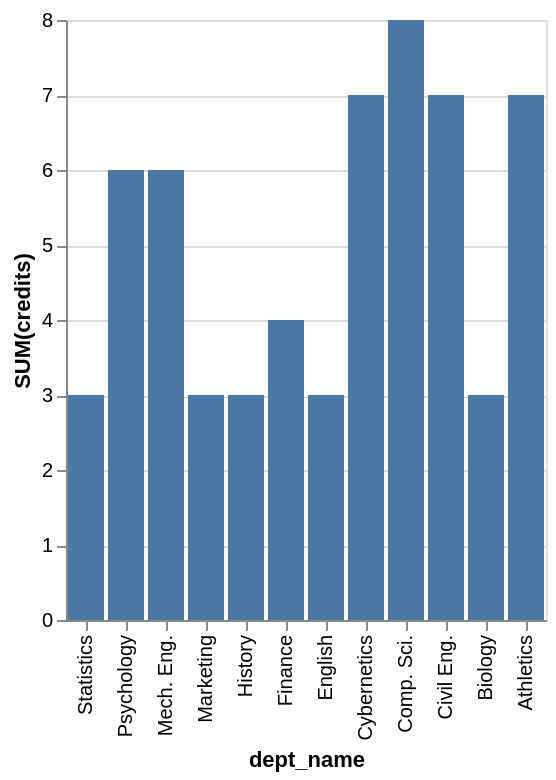

Write a Vega-Lite specification for this figure.
### Vega-Lite specification from a JSON file in a GitHub repository (floating-point values rounded to 4 significant figures)
{"data": {"values": [{"x_data": "Athletics", "y_data": 7}, {"x_data": "Biology", "y_data": 3}, {"x_data": "Civil Eng.", "y_data": 7}, {"x_data": "Comp. Sci.", "y_data": 8}, {"x_data": "Cybernetics", "y_data": 7}, {"x_data": "English", "y_data": 3}, {"x_data": "Finance", "y_data": 4}, {"x_data": "History", "y_data": 3}, {"x_data": "Marketing", "y_data": 3}, {"x_data": "Mech. Eng.", "y_data": 6}, {"x_data": "Psychology", "y_data": 6}, {"x_data": "Statistics", "y_data": 3}]}, "mark": "bar", "encoding": {"x": {"field": "x_data", "type": "nominal", "title": "dept_name", "sort": "descending"}, "y": {"field": "y_data", "type": "quantitative", "title": "SUM(credits)"}}}
